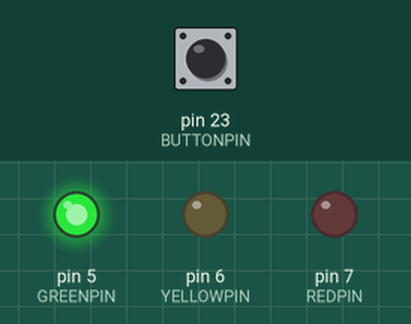
Recording of a sketch running on a simulated Arduino Mega 2560, built with avr-gcc and run on an emulated ATmega2560. On the bench: output pins drawn as LEDs (lit = HIGH). Inputs (shaded band) come from the test bench; at power-on: pin 23 (BUTTONPIN) LOW.

Above: at 1.2 s.
1.3 s: pin 23 (BUTTONPIN) pulled HIGH for 0.15 s
At 1.37 s:
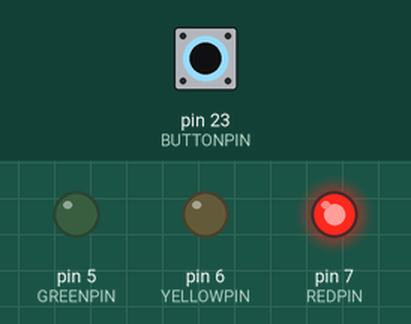
2.9 s: pin 23 (BUTTONPIN) pulled HIGH for 3.2 s
At 6.4 s:
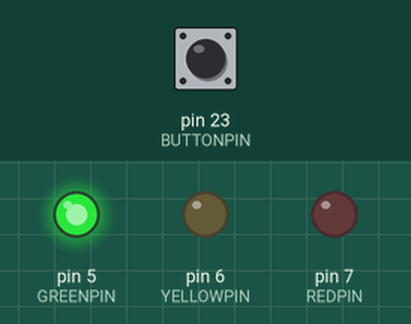
Timing chart, 0 to 7.9 s (numbered marks = the images above; inputs shaded):
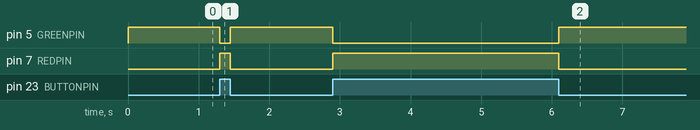

Measured:
- after the input at 1.3 s, pin 5 (GREENPIN): HIGH → LOW at once, → HIGH 0.15 s later; pin 7 (REDPIN): LOW → HIGH at once, → LOW 0.15 s later
- after the input at 2.9 s, pin 5 (GREENPIN): HIGH → LOW at once, → HIGH 3.2 s later; pin 7 (REDPIN): LOW → HIGH at once, → LOW 3.2 s later

The sketch:

TrafficLight.ino
```cpp
/*
   Project: TrafficLight
   Decription: Learn to create and use Classes, Objects, and Methods
   Author: Brian Rashap
   Date: 12-JUN-2020
*/

#include "TrafficLight.h"
#include "Button.h"

//Declare Pins
const int GREENPIN = 5;
const int YELLOWPIN = 6;
const int REDPIN = 7;
const int BUTTONPIN = 23;


TrafficLight lightOne(GREENPIN, YELLOWPIN, REDPIN);
Button button(BUTTONPIN);

void setup() {


}

void loop() {
  /*lightOne.green();
  delay(1000);
  lightOne.yellow();
  delay(1000);
  lightOne.red();
  delay(1000);*/

  if (button.isPressed()) {
    lightOne.red();
  }
  else {
    lightOne.green();
  }
}
```

Button.h
```cpp
class Button {
  int _buttonPin;

  public:
    Button(int buttonPin) {
      _buttonPin = buttonPin;
      pinMode(_buttonPin,INPUT);
    }

    bool isPressed() {
      return digitalRead(_buttonPin);
    }
};
```

TrafficLight.h
```cpp
class TrafficLight {
    int _greenLED;
    int _yellowLED;
    int _redLED;

  public:
    TrafficLight(int greenLED, int yellowLED, int redLED) {
      _greenLED = greenLED;
      _yellowLED = yellowLED;
      _redLED = redLED;

      pinMode(_greenLED, OUTPUT);
      pinMode(_yellowLED, OUTPUT);
      pinMode(_redLED, OUTPUT);
    }

    void green() {
      digitalWrite(_greenLED, HIGH);
      digitalWrite(_yellowLED, LOW);
      digitalWrite(_redLED, LOW);
    }

    void yellow() {
      digitalWrite(_greenLED, LOW);
      digitalWrite(_yellowLED, HIGH);
      digitalWrite(_redLED, LOW);
    }

    void red() {
      digitalWrite(_greenLED, LOW);
      digitalWrite(_yellowLED, LOW);
      digitalWrite(_redLED, HIGH);
    }

    void off() {
      digitalWrite(_greenLED, LOW);
      digitalWrite(_yellowLED, LOW);
      digitalWrite(_redLED, LOW);
    }
};
```
